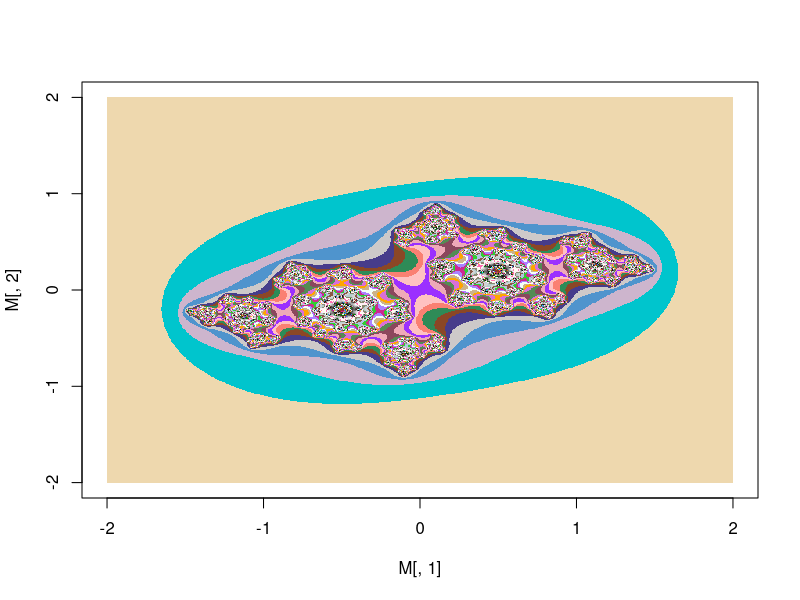

The R source for this figure:
#http://users.utu.fi/attenka/julia_set.R
a <- -0.7;b <- -0.4 # Complex parameter, connected to coordinate of the Mandelbrot set in a complex plane. Constants here.
lims <- c(-2,2)
maxIter <- 60
cl <- rev(colours())
step <- seq(lims[1],lims[2],by=0.005)
M <- matrix(0,length(step)^2,3)
a1 <- 0
l <- length(step)

for(x in step) {
	for(y in step) {
		n=0
		DIST=0
		x1=x;y1=y # Original x and y are saved.
		while(n<maxIter & DIST<4) {
			newx=x1^2-y1^2+a
			newy=2*x1*y1+b
			DIST=newx^2+newy^2
			x1=newx;y1=newy
			n=n+1
		}
		if(DIST<4) colour <- 24 else colour <- n*10
		a1 <- a1+1
    cat(paste0("\r",round(100*a1/l^2),"%"))
		M[a1,]=c(x,y,colour)
	}
}

plot(M[,1], M[,2], xlim=lims, ylim=lims, col=cl[M[,3]], pch=".")
